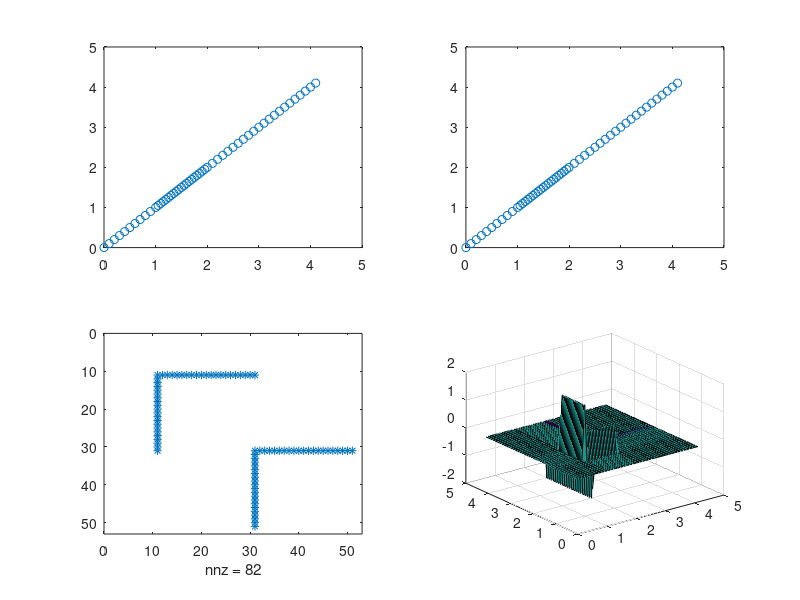

Write MATLAB code to recreate this figure.
%% Make an uneven grid

h = 0.1; % spatial step

% x and y should be twice as dense for values between 1 and 2 as it is for
% values greater than 2

% x12 = linspace(1,2,(2/h)+1);
% y12 = linspace(1,2,(2/h)+1);
% x23 = linspace(2+h,4,2*((1/h)+1));
% y23 = linspace(2+h,4,2*((1/h)+1));

x01 = 0:h:1-h;
y01 = 0:h:1-h;
x12 = 1:h/2:2-h/2;
y12 = 1:h/2:2-h/2;
x23 = 2:h:4+h;
y23 = 2:h:4+h;

x = [x01 x12 x23];
y = [y01 y12 y23];

% visualize
figure;

subplot(2,2,1);
title('x coordinate spacing');
plot(x,x,'o')

subplot(2,2,2);
title('y coordinate spacing');
plot(y,y,'o')

%% Make a matrix with this spacing

nx = length(x);
ny = length(y);

M = zeros(nx,ny);

% check sizes
x_1 = M(x==1, (2>=y)&(y>=1));
x_2 = M(x==2, (4>=y)&(y>=2));
y_1 = M((2>=x)&(x>=1), y==1);
y_2 = M((4>=x)&(x>=2), y==2);

% visualize
M(x==1, (2>=y)&(y>=1)) = 1;
M(x==2, (4>=y)&(y>=2)) = -1;
M((2>=x)&(x>=1), y==1) = 2;
M((4>=x)&(x>=2), y==2) = -2;
subplot(2,2,3);
spy(M)

% surface plot
subplot(2,2,4);
surf(x,y,M)
